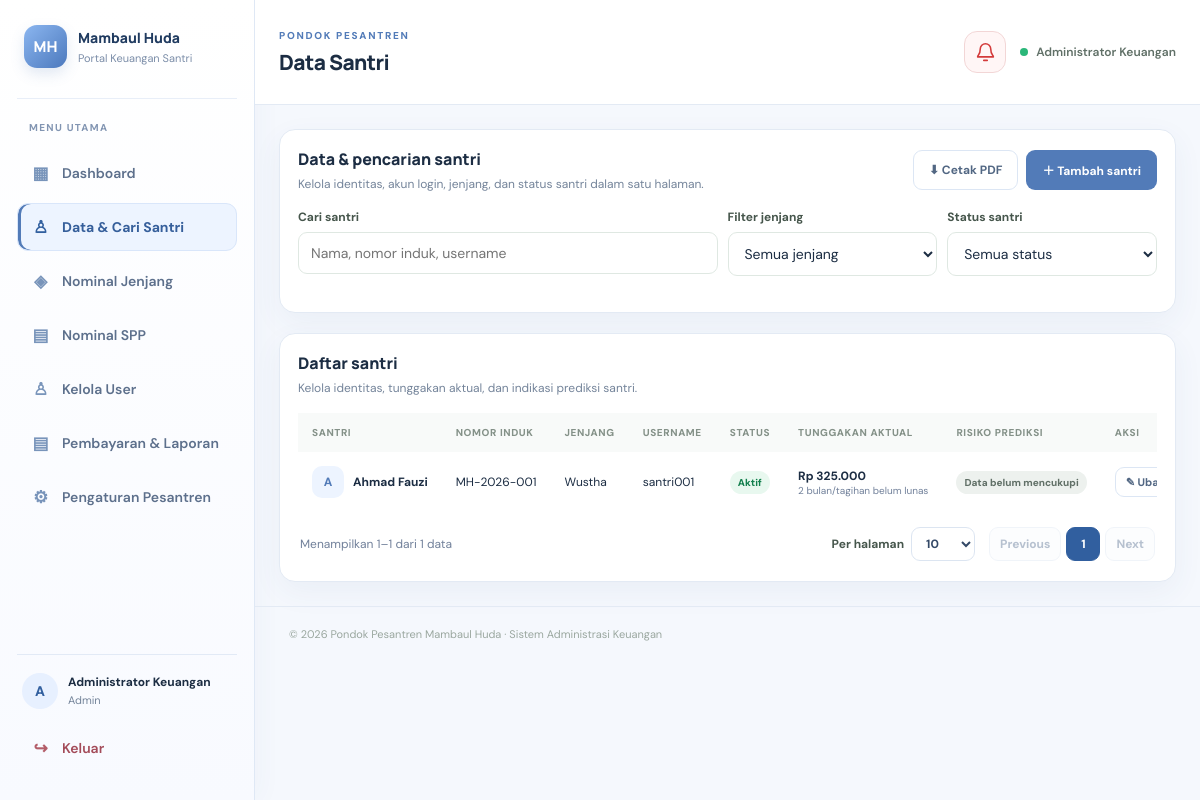
Page /students.php (signed in) on the earlier database version.
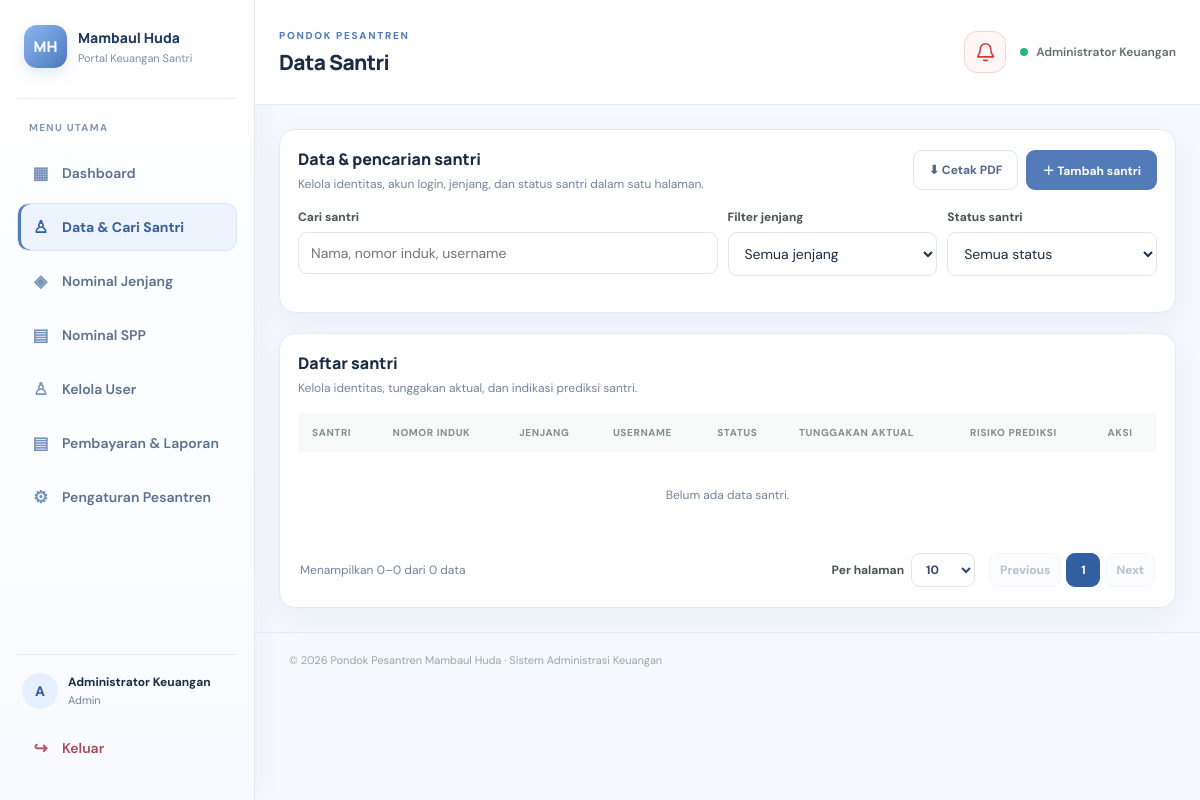
Same page on the later database version.
### tables this page shows
CREATE TABLE students (
  id BIGINT UNSIGNED AUTO_INCREMENT PRIMARY KEY,
  user_id BIGINT UNSIGNED NOT NULL UNIQUE,
  student_no VARCHAR(40) NOT NULL UNIQUE,
  class_level VARCHAR(80) NOT NULL,
  active TINYINT(1) NOT NULL DEFAULT 1,
  created_at TIMESTAMP DEFAULT CURRENT_TIMESTAMP,
  CONSTRAINT fk_students_user FOREIGN KEY (user_id) REFERENCES users(id) ON DELETE CASCADE
);

CREATE TABLE users (
  id BIGINT UNSIGNED AUTO_INCREMENT PRIMARY KEY,
  username VARCHAR(80) NOT NULL UNIQUE,
  password_hash VARCHAR(255) NOT NULL,
  role ENUM('admin','santri') NOT NULL DEFAULT 'santri',
  full_name VARCHAR(150) NOT NULL,
  created_at TIMESTAMP DEFAULT CURRENT_TIMESTAMP
);

### config.php (called while the page is built, shortened)
<?php
try {
    $pdo = new PDO(
        'mysql:host=' . DB_HOST . ';dbname=' . DB_NAME . ';charset=utf8mb4',
        DB_USER,
        DB_PASS,
        [
            PDO::ATTR_ERRMODE => PDO::ERRMODE_EXCEPTION,
            PDO::ATTR_DEFAULT_FETCH_MODE => PDO::FETCH_ASSOC,
            PDO::ATTR_EMULATE_PREPARES => false
        ]
    );
} catch (PDOException $e) {
    http_response_code(500);
    exit('Koneksi database gagal. Periksa pengaturan config.php dan pastikan database sudah diimpor.');
}
function app_setting(string $key, string $default = ''): string
{
    static $settings = null;
    global $pdo;
    if ($settings === null) {
        $settings = [];
        try {
            $rows = $pdo->query('SELECT setting_key, setting_value FROM app_settings')->fetchAll();
        } catch (Throwable $e) {
        }
    }
    return (string)($settings[$key] ?? $default);
}
function app_school_name(): string
{
    return app_setting('school_name', APP_NAME) ?: APP_NAME;
}
function app_school_logo_url(): string
{
    $logo = app_setting('school_logo', '');
    if ($logo === '' || basename($logo) !== $logo) return '';
    $path = __DIR__ . '/uploads/' . $logo;
    return is_file($path) ? APP_BASE . '/uploads/' . rawurlencode($logo) : '';
}
function app_school_mark(): string
{
    $name = trim(app_school_name());
    $words = preg_split('/\s+/', $name) ?: [];
    $mark = '';
    foreach (array_slice($words, 0, 2) as $word) $mark .= strtoupper(substr($word, 0, 1));
    return $mark !== '' ? $mark : 'PP';
}
function e(?string $value): string
{
    return htmlspecialchars((string)$value, ENT_QUOTES, 'UTF-8');
}
function rupiah($amount): string
{
    return 'Rp ' . number_format((float)$amount, 0, ',', '.');
}

### students.php (the view, shortened to what this page needs)
<?php
require __DIR__ . '/config.php';
$pageTitle = 'Data Santri';
$levels = $pdo->query('SELECT name FROM fee_categories WHERE active=1 ORDER BY name')->fetchAll(PDO::FETCH_COLUMN);
$search = trim($_GET['q'] ?? '');
$levelFilter = trim($_GET['level'] ?? '');
$statusFilter = (string)($_GET['status'] ?? 'all');
$where = ' WHERE 1=1';
$params = [];
$countQ = $pdo->prepare('SELECT COUNT(*) FROM students s JOIN users u ON u.id=s.user_id' . $where);
$countQ->execute($params);
require_once __DIR__ . '/includes/pagination.php';
$pagination = pagination_state((int)$countQ->fetchColumn());
$listQ = $pdo->prepare('SELECT s.*,u.full_name,u.username,fc.amount AS jenjang_amount,fc.spp_amount FROM students s JOIN users u ON u.id=s.user_id LEFT JOIN fee_categories fc ON fc.name=s.class_level' . $where . ' ORDER BY s.created_at DESC LIMIT ' . $pagination['per_page'] . ' OFFSET ' . $pagination['offset']);
$listQ->execute($params);
$rows = $listQ->fetchAll();
$unpaidSummary = [];
if ($rows) {
    $paidMap = [];
    $now = new DateTimeImmutable('first day of this month');
    foreach ($rows as $r) {
        $sid = (int)$r['id'];
        $cursor = (new DateTimeImmutable($r['created_at']))->modify('first day of this month');
        $count = 0;
        $total = 0.0;
        while ($cursor <= $now) {
            $ym = $cursor->format('Y-m-01');
            foreach (['spp' => 'spp_amount', 'jenjang' => 'jenjang_amount'] as $type => $field) {
                $amount = (float)($r[$field] ?? 0);
                if ($amount > 0 && empty($paidMap[$sid][$ym][$type])) {
                    $count++;
                    $total += $amount;
                }
            }
            $cursor = $cursor->modify('+1 month');
        }
        $unpaidSummary[$sid] = ['count' => $count, 'total' => $total];
    }
}
$predictionById = [];
$predictionAvailable = false;
require __DIR__ . '/includes/header.php';
?>
<section class="card">
    <div class="section-head">
        <div>
            <h2>Data & pencarian santri</h2>
            <p>Kelola identitas, akun login, jenjang, dan status santri dalam satu halaman.</p>
        </div>
        <div style="display:flex;gap:8px;flex-wrap:wrap"><a class="btn btn-light" href="<?= APP_BASE ?>/student_pdf.php" target="_blank" rel="noopener">⬇ Cetak PDF</a><button class="btn" type="button" onclick="openStudentModal()">＋ Tambah santri</button></div>
    </div>
    <form method="get" class="student-filter-row" style="max-width:900px;display:flex;gap:10px;flex-wrap:wrap;margin:10px 0 18px"><input type="hidden" name="per_page" value="<?= (int)$pagination['per_page'] ?>">
        <div style="flex:2;min-width:220px"><label for="studentSearch">Cari santri</label><input class="input" id="studentSearch" name="q" value="<?= e($search) ?>" placeholder="Nama, nomor induk, username"></div>
        <div style="flex:1;min-width:180px"><label for="levelFilter">Filter jenjang</label><select name="level" id="levelFilter">
                <option value="">Semua jenjang</option><?php foreach ($levels as $level): ?><option value="<?= e($level) ?>" <?= $levelFilter === $level ? "selected" : "" ?>><?= e($level) ?></option><?php endforeach; ?>
            </select></div>
        <div style="flex:1;min-width:160px"><label for="studentStatusFilter">Status santri</label><select name="status" id="studentStatusFilter">
                <option value="all" <?= $statusFilter === 'all' ? 'selected' : '' ?>>Semua status</option>
            </select></div>
    </form>
</section>
<section class="card" style="margin-top:20px">
    <div class="section-head">
        <div>
            <h2>Daftar santri</h2>
            <p>Kelola identitas, tunggakan aktual, dan indikasi prediksi santri.</p>
        </div>
    </div>
    <div class="table-wrap">
        <table id="student-table">
            <thead>
                <tr>
                    <th>Santri</th>
                    <th>Nomor induk</th>
                    <th>Jenjang</th>
                    <th>Username</th>
                    <th>Status</th>
                    <th>Tunggakan aktual</th>
                    <th>Risiko prediksi</th>
                    <th>Aksi</th>
                </tr>
            </thead>
            <tbody>
                <?php foreach ($rows as $row): ?><tr>
                        <td>
                            <div class="person">
                                <div class="person-avatar"><?= e(strtoupper(substr($row['full_name'], 0, 1))) ?></div><strong><?= e($row['full_name']) ?></strong>
                            </div>
                        </td>
                        <td><?= e($row['student_no']) ?></td>
                        <td><?= e($row['class_level']) ?></td>
                        <td><?= e($row['username']) ?></td>
                        <td><span class="badge <?= (int)$row['active'] === 1 ? 'paid' : 'neutral' ?>"><?= (int)$row['active'] === 1 ? 'Aktif' : 'Nonaktif' ?></span></td>
                        <td><strong><?= rupiah($unpaidSummary[(int)$row['id']]['total'] ?? 0) ?></strong><small style="display:block;color:#71809a"><?= (int)($unpaidSummary[(int)$row['id']]['count'] ?? 0) ?> bulan/tagihan belum lunas</small></td>
                        <td><?php $pr = $predictionById[(int)$row['id']]['result'] ?? null;
                            if (!$predictionAvailable || !$pr): ?><span class="badge neutral">Data belum mencukupi</span><?php endif; ?></td>
                        <td>
                            <div style="display:flex;gap:6px;align-items:center"><a class="btn btn-light btn-small" href="<?= APP_BASE ?>/students.php?edit=<?= (int)$row['id'] ?>">✎ Ubah</a>
                            </div>
                        </td>
                    </tr><?php endforeach; ?>
                <?php if (!$rows): ?><tr>
                        <td colspan="8" class="empty">Belum ada data santri.</td>
                    </tr><?php endif; ?>
            </tbody>
        </table>
    </div>
    <?php render_pagination($pagination, ['q' => $search, 'level' => $levelFilter, 'status' => $statusFilter, 'per_page' => $pagination['per_page']]); ?>
</section>
<?php require __DIR__ . '/includes/footer.php'; ?>

### includes/header.php (shortened to what this page needs)
<?php
$pageTitle = $pageTitle ?? 'Dashboard';
$user = $_SESSION['user'] ?? null;
$schoolName = app_school_name();
$schoolLogoUrl = app_school_logo_url();
$schoolMark = app_school_mark();
$pendingNotifications = 0;
if (($user['role'] ?? '') === 'admin' && isset($pdo)) { try { $pendingNotifications = (int)$pdo->query("SELECT COUNT(*) FROM payments WHERE status='pending'")->fetchColumn(); } catch (Throwable $e) { $pendingNotifications = 0; } }
?>
<!doctype html>
<html lang="id">
<head>
<link rel="stylesheet" href="<?= APP_BASE ?>/assets/style.css">
</head>
<body>
<div class="app-shell">
<aside class="sidebar" id="appSidebar" aria-label="Menu navigasi">
  <a class="brand" href="<?= APP_BASE ?>/<?= ($user['role'] ?? '') === 'admin' ? 'admin.php' : 'student.php' ?>">
    <span class="brand-mark"><?php if ($schoolLogoUrl): ?><img src="<?= e($schoolLogoUrl) ?>" alt="Logo <?= e($schoolName) ?>"><?php else: ?><?= e($schoolMark) ?><?php endif; ?></span><span><strong><?= e($schoolName) ?></strong><small>Portal Keuangan Santri</small></span>
  </a>
  <div class="side-label">MENU UTAMA</div>
  <?php if (($user['role'] ?? '') === 'admin'): ?>
    <a class="nav-link <?= basename($_SERVER['PHP_SELF'])==='admin.php'?'active':'' ?>" href="<?= APP_BASE ?>/admin.php"><span>▦</span> Dashboard</a>
    <a class="nav-link <?= in_array(basename($_SERVER['PHP_SELF']),['students.php','santri_tagihan.php'],true)?'active':'' ?>" href="<?= APP_BASE ?>/students.php"><span>♙</span> Data & Cari Santri</a>
    <a class="nav-link <?= basename($_SERVER['PHP_SELF'])==='nominal_jenjang.php'?'active':'' ?>" href="<?= APP_BASE ?>/nominal_jenjang.php"><span>◈</span> Nominal Jenjang</a>
    <a class="nav-link <?= basename($_SERVER['PHP_SELF'])==='nominal_spp.php'?'active':'' ?>" href="<?= APP_BASE ?>/nominal_spp.php"><span>▤</span> Nominal SPP</a>
    <a class="nav-link <?= basename($_SERVER['PHP_SELF'])==='users.php'?'active':'' ?>" href="<?= APP_BASE ?>/users.php"><span>♙</span> Kelola User</a>
    <a class="nav-link <?= in_array(basename($_SERVER['PHP_SELF']),['payments.php','reports.php'],true)?'active':'' ?>" href="<?= APP_BASE ?>/payments.php"><span>▤</span> Pembayaran & Laporan</a>
    <a class="nav-link <?= basename($_SERVER['PHP_SELF'])==='settings.php'?'active':'' ?>" href="<?= APP_BASE ?>/settings.php"><span>⚙</span> Pengaturan Pesantren</a>
  <?php endif; ?>
  <div class="sidebar-bottom">
    <div class="profile-mini"><div class="avatar"><?= e(strtoupper(substr($user['full_name'] ?? 'U',0,1))) ?></div><div><strong><?= e($user['full_name'] ?? 'Pengguna') ?></strong><small><?= e(ucfirst($user['role'] ?? '')) ?></small></div></div>
    <a class="nav-link logout" href="<?= APP_BASE ?>/logout.php"><span>↪</span> Keluar</a>
  </div>
</aside>
<main class="main-area">
  <header class="topbar"><div class="topbar-title"><div class="eyebrow">PONDOK PESANTREN</div><h1><?= e($pageTitle) ?></h1></div><div class="topbar-actions"><?php if (($user['role'] ?? '') === 'admin'): ?><button class="notification-icon-btn <?= $pendingNotifications > 0 ? 'has-notifications' : '' ?>" type="button" id="notificationOpen" aria-label="Buka notifikasi" aria-haspopup="dialog" aria-controls="notificationModal"><svg viewBox="0 0 24 24" aria-hidden="true"><path d="M18 8a6 6 0 0 0-12 0c0 7-3 7-3 9h18c0-2-3-2-3-9M10 21h4"/></svg></button><?php endif; ?><div class="top-user"><span class="online-dot"></span><?= e($user['full_name'] ?? '') ?></div></div></header>
  <div class="content">

### includes/pagination.php (shortened to what this page needs)
<?php
function pagination_state(int $total, array $allowed = [10, 25, 50, 100]): array {
    $perPage = (int)($_GET['per_page'] ?? 10);
    $pages = max(1, (int)ceil($total / $perPage));
    $page = min($pages, max(1, (int)($_GET['page'] ?? 1)));
    return ['total'=>$total, 'per_page'=>$perPage, 'pages'=>$pages, 'page'=>$page, 'offset'=>($page-1)*$perPage,
        'from'=>$total ? (($page-1)*$perPage+1) : 0, 'to'=>min($page*$perPage,$total)];
}
function render_pagination(array $state, array $query = []): void {
    $base = $query; unset($base['page']);
    $url = static function(int $page) use ($base): string { $q=$base; $q['page']=$page; return '?' . http_build_query($q); };
    echo '<div class="pagination-bar"><div class="pagination-meta">Menampilkan '.number_format($state['from'],0,',','.').'–'.number_format($state['to'],0,',','.').' dari '.number_format($state['total'],0,',','.').' data</div>';
    echo '<div class="pagination-controls"><label>Per halaman <select onchange="const u=new URL(location.href);u.searchParams.set(\'per_page\',this.value);u.searchParams.set(\'page\',1);location.href=u.toString()">';
    foreach ([10,25,50,100] as $n) echo '<option value="'.$n.'"'.($state['per_page']===$n?' selected':'').'>'.$n.'</option>';
    echo '</select></label><nav aria-label="Navigasi halaman"><a class="page-btn '.($state['page']<=1?'disabled':'').'" href="'.e($url(max(1,$state['page']-1))).'"'.($state['page']<=1?' aria-disabled="true" tabindex="-1"':'').'>Previous</a>';
    $start=max(1,$state['page']-2); $end=min($state['pages'],$state['page']+2);
    for($p=$start;$p<=$end;$p++) echo '<a class="page-btn '.($p===$state['page']?'active':'').'" href="'.e($url($p)).'"'.($p===$state['page']?' aria-current="page"':'').'>'.$p.'</a>';
    echo '<a class="page-btn '.($state['page']>=$state['pages']?'disabled':'').'" href="'.e($url(min($state['pages'],$state['page']+1))).'"'.($state['page']>=$state['pages']?' aria-disabled="true" tabindex="-1"':'').'>Next</a></nav></div></div>';
}

### includes/footer.php (shortened to what this page needs)
</div>
  <footer class="footer">© <?= date('Y') ?> Pondok Pesantren <?= e(app_school_name()) ?> · Sistem Administrasi Keuangan</footer>
</main>
</div>
</body>
</html>

Differences in the rows shown:
removed students: user.full_name "A", user.full_name "Ahmad Fauzi", student_no "MH-2026-001", class_level "Wustha", user.username "santri001", active "Aktif", id "Rp 325.000", id "2"
Other differences:
$state['from']: "1" → "0"
$state['to']: "1" → "0"
$state['total']: "1" → "0"
text now shown: "Belum ada data santri."
